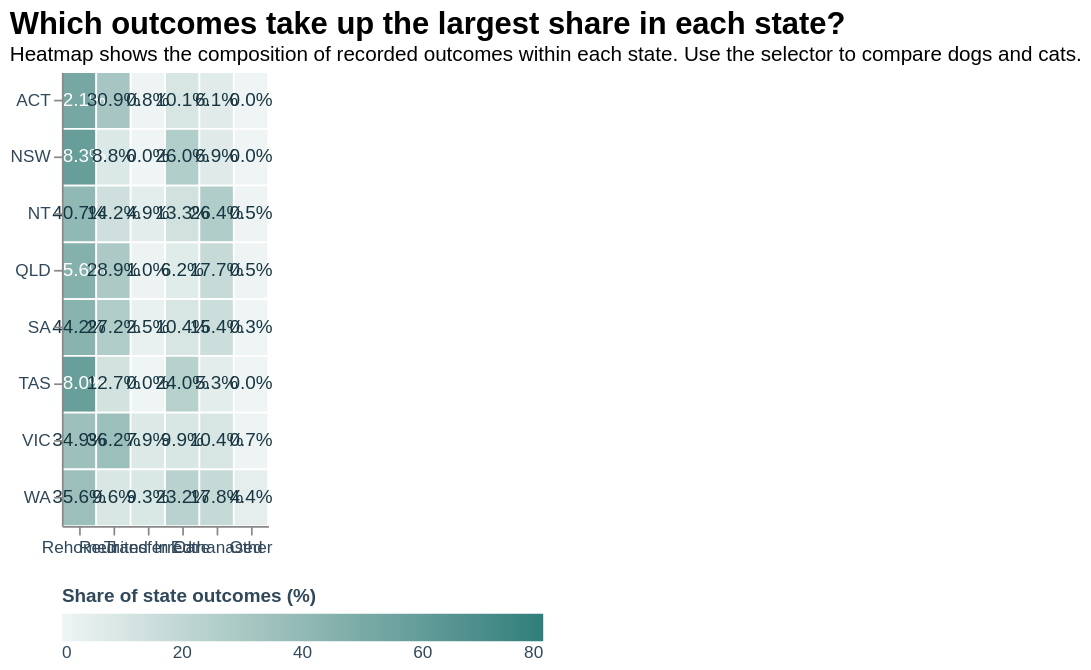

Express this chart as Vega-Lite.
### Vega-Lite specification from a JSON file in a GitHub repository (floating-point values rounded to 4 significant figures)
{"$schema": "https://vega.github.io/schema/vega-lite/v5.json", "width": "container", "height": 390, "data": {"values": [{"state": "ACT", "species": "Dog", "outcome_group": "Rehomed", "count": 310, "share_pct": 52.1, "share_label": "52.1%"}, {"state": "ACT", "species": "Dog", "outcome_group": "Reunited", "count": 184, "share_pct": 30.9, "share_label": "30.9%"}, {"state": "ACT", "species": "Dog", "outcome_group": "Transferred", "count": 5, "share_pct": 0.8, "share_label": "0.8%"}, {"state": "ACT", "species": "Dog", "outcome_group": "In Care", "count": 60, "share_pct": 10.1, "share_label": "10.1%"}, {"state": "ACT", "species": "Dog", "outcome_group": "Euthanased", "count": 36, "share_pct": 6.1, "share_label": "6.1%"}, {"state": "ACT", "species": "Dog", "outcome_group": "Other", "count": 0, "share_pct": 0.0, "share_label": "0.0%"}, {"state": "ACT", "species": "Cat", "outcome_group": "Rehomed", "count": 1433, "share_pct": 74.1, "share_label": "74.1%"}, {"state": "ACT", "species": "Cat", "outcome_group": "Reunited", "count": 153, "share_pct": 7.9, "share_label": "7.9%"}, {"state": "ACT", "species": "Cat", "outcome_group": "Transferred", "count": 2, "share_pct": 0.1, "share_label": "0.1%"}, {"state": "ACT", "species": "Cat", "outcome_group": "In Care", "count": 171, "share_pct": 8.8, "share_label": "8.8%"}, {"state": "ACT", "species": "Cat", "outcome_group": "Euthanased", "count": 151, "share_pct": 7.8, "share_label": "7.8%"}, {"state": "ACT", "species": "Cat", "outcome_group": "Other", "count": 25, "share_pct": 1.3, "share_label": "1.3%"}, {"state": "NSW", "species": "Dog", "outcome_group": "Rehomed", "count": 119, "share_pct": 58.3, "share_label": "58.3%"}, {"state": "NSW", "species": "Dog", "outcome_group": "Reunited", "count": 18, "share_pct": 8.8, "share_label": "8.8%"}, {"state": "NSW", "species": "Dog", "outcome_group": "Transferred", "count": 0, "share_pct": 0.0, "share_label": "0.0%"}, {"state": "NSW", "species": "Dog", "outcome_group": "In Care", "count": 53, "share_pct": 26.0, "share_label": "26.0%"}, {"state": "NSW", "species": "Dog", "outcome_group": "Euthanased", "count": 14, "share_pct": 6.9, "share_label": "6.9%"}, {"state": "NSW", "species": "Dog", "outcome_group": "Other", "count": 0, "share_pct": 0.0, "share_label": "0.0%"}, {"state": "NSW", "species": "Cat", "outcome_group": "Rehomed", "count": 186, "share_pct": 71.8, "share_label": "71.8%"}, {"state": "NSW", "species": "Cat", "outcome_group": "Reunited", "count": 1, "share_pct": 0.4, "share_label": "0.4%"}, {"state": "NSW", "species": "Cat", "outcome_group": "Transferred", "count": 2, "share_pct": 0.8, "share_label": "0.8%"}, {"state": "NSW", "species": "Cat", "outcome_group": "In Care", "count": 58, "share_pct": 22.4, "share_label": "22.4%"}, {"state": "NSW", "species": "Cat", "outcome_group": "Euthanased", "count": 9, "share_pct": 3.5, "share_label": "3.5%"}, {"state": "NSW", "species": "Cat", "outcome_group": "Other", "count": 3, "share_pct": 1.2, "share_label": "1.2%"}, {"state": "NT", "species": "Dog", "outcome_group": "Rehomed", "count": 1350, "share_pct": 40.7, "share_label": "40.7%"}, {"state": "NT", "species": "Dog", "outcome_group": "Reunited", "count": 472, "share_pct": 14.2, "share_label": "14.2%"}, {"state": "NT", "species": "Dog", "outcome_group": "Transferred", "count": 162, "share_pct": 4.9, "share_label": "4.9%"}, {"state": "NT", "species": "Dog", "outcome_group": "In Care", "count": 442, "share_pct": 13.3, "share_label": "13.3%"}, {"state": "NT", "species": "Dog", "outcome_group": "Euthanased", "count": 878, "share_pct": 26.4, "share_label": "26.4%"}, {"state": "NT", "species": "Dog", "outcome_group": "Other", "count": 16, "share_pct": 0.5, "share_label": "0.5%"}, {"state": "NT", "species": "Cat", "outcome_group": "Rehomed", "count": 3863, "share_pct": 58.3, "share_label": "58.3%"}, {"state": "NT", "species": "Cat", "outcome_group": "Reunited", "count": 238, "share_pct": 3.6, "share_label": "3.6%"}, {"state": "NT", "species": "Cat", "outcome_group": "Transferred", "count": 40, "share_pct": 0.6, "share_label": "0.6%"}, {"state": "NT", "species": "Cat", "outcome_group": "In Care", "count": 607, "share_pct": 9.2, "share_label": "9.2%"}, {"state": "NT", "species": "Cat", "outcome_group": "Euthanased", "count": 1768, "share_pct": 26.7, "share_label": "26.7%"}, {"state": "NT", "species": "Cat", "outcome_group": "Other", "count": 105, "share_pct": 1.6, "share_label": "1.6%"}, {"state": "QLD", "species": "Dog", "outcome_group": "Rehomed", "count": 2922, "share_pct": 45.6, "share_label": "45.6%"}, {"state": "QLD", "species": "Dog", "outcome_group": "Reunited", "count": 1851, "share_pct": 28.9, "share_label": "28.9%"}, {"state": "QLD", "species": "Dog", "outcome_group": "Transferred", "count": 63, "share_pct": 1.0, "share_label": "1.0%"}, {"state": "QLD", "species": "Dog", "outcome_group": "In Care", "count": 397, "share_pct": 6.2, "share_label": "6.2%"}, {"state": "QLD", "species": "Dog", "outcome_group": "Euthanased", "count": 1133, "share_pct": 17.7, "share_label": "17.7%"}, {"state": "QLD", "species": "Dog", "outcome_group": "Other", "count": 35, "share_pct": 0.5, "share_label": "0.5%"}, {"state": "QLD", "species": "Cat", "outcome_group": "Rehomed", "count": 4992, "share_pct": 62.3, "share_label": "62.3%"}, {"state": "QLD", "species": "Cat", "outcome_group": "Reunited", "count": 542, "share_pct": 6.8, "share_label": "6.8%"}, {"state": "QLD", "species": "Cat", "outcome_group": "Transferred", "count": 87, "share_pct": 1.1, "share_label": "1.1%"}, {"state": "QLD", "species": "Cat", "outcome_group": "In Care", "count": 543, "share_pct": 6.8, "share_label": "6.8%"}, {"state": "QLD", "species": "Cat", "outcome_group": "Euthanased", "count": 1772, "share_pct": 22.1, "share_label": "22.1%"}, {"state": "QLD", "species": "Cat", "outcome_group": "Other", "count": 83, "share_pct": 1.0, "share_label": "1.0%"}, {"state": "SA", "species": "Dog", "outcome_group": "Rehomed", "count": 867, "share_pct": 44.2, "share_label": "44.2%"}, {"state": "SA", "species": "Dog", "outcome_group": "Reunited", "count": 534, "share_pct": 27.2, "share_label": "27.2%"}, {"state": "SA", "species": "Dog", "outcome_group": "Transferred", "count": 49, "share_pct": 2.5, "share_label": "2.5%"}, {"state": "SA", "species": "Dog", "outcome_group": "In Care", "count": 204, "share_pct": 10.4, "share_label": "10.4%"}, {"state": "SA", "species": "Dog", "outcome_group": "Euthanased", "count": 303, "share_pct": 15.4, "share_label": "15.4%"}, {"state": "SA", "species": "Dog", "outcome_group": "Other", "count": 6, "share_pct": 0.3, "share_label": "0.3%"}, {"state": "SA", "species": "Cat", "outcome_group": "Rehomed", "count": 2191, "share_pct": 65.3, "share_label": "65.3%"}, {"state": "SA", "species": "Cat", "outcome_group": "Reunited", "count": 168, "share_pct": 5.0, "share_label": "5.0%"}, {"state": "SA", "species": "Cat", "outcome_group": "Transferred", "count": 58, "share_pct": 1.7, "share_label": "1.7%"}, {"state": "SA", "species": "Cat", "outcome_group": "In Care", "count": 251, "share_pct": 7.5, "share_label": "7.5%"}, {"state": "SA", "species": "Cat", "outcome_group": "Euthanased", "count": 663, "share_pct": 19.8, "share_label": "19.8%"}, {"state": "SA", "species": "Cat", "outcome_group": "Other", "count": 24, "share_pct": 0.7, "share_label": "0.7%"}, {"state": "TAS", "species": "Dog", "outcome_group": "Rehomed", "count": 220, "share_pct": 58.0, "share_label": "58.0%"}, {"state": "TAS", "species": "Dog", "outcome_group": "Reunited", "count": 48, "share_pct": 12.7, "share_label": "12.7%"}, {"state": "TAS", "species": "Dog", "outcome_group": "Transferred", "count": 0, "share_pct": 0.0, "share_label": "0.0%"}, {"state": "TAS", "species": "Dog", "outcome_group": "In Care", "count": 91, "share_pct": 24.0, "share_label": "24.0%"}, {"state": "TAS", "species": "Dog", "outcome_group": "Euthanased", "count": 20, "share_pct": 5.3, "share_label": "5.3%"}, {"state": "TAS", "species": "Dog", "outcome_group": "Other", "count": 0, "share_pct": 0.0, "share_label": "0.0%"}, {"state": "TAS", "species": "Cat", "outcome_group": "Rehomed", "count": 488, "share_pct": 69.7, "share_label": "69.7%"}, {"state": "TAS", "species": "Cat", "outcome_group": "Reunited", "count": 22, "share_pct": 3.1, "share_label": "3.1%"}, {"state": "TAS", "species": "Cat", "outcome_group": "Transferred", "count": 0, "share_pct": 0.0, "share_label": "0.0%"}, {"state": "TAS", "species": "Cat", "outcome_group": "In Care", "count": 73, "share_pct": 10.4, "share_label": "10.4%"}, {"state": "TAS", "species": "Cat", "outcome_group": "Euthanased", "count": 109, "share_pct": 15.6, "share_label": "15.6%"}, {"state": "TAS", "species": "Cat", "outcome_group": "Other", "count": 8, "share_pct": 1.1, "share_label": "1.1%"}, {"state": "VIC", "species": "Dog", "outcome_group": "Rehomed", "count": 704, "share_pct": 34.9, "share_label": "34.9%"}, {"state": "VIC", "species": "Dog", "outcome_group": "Reunited", "count": 729, "share_pct": 36.2, "share_label": "36.2%"}, {"state": "VIC", "species": "Dog", "outcome_group": "Transferred", "count": 159, "share_pct": 7.9, "share_label": "7.9%"}, {"state": "VIC", "species": "Dog", "outcome_group": "In Care", "count": 199, "share_pct": 9.9, "share_label": "9.9%"}, {"state": "VIC", "species": "Dog", "outcome_group": "Euthanased", "count": 210, "share_pct": 10.4, "share_label": "10.4%"}, {"state": "VIC", "species": "Dog", "outcome_group": "Other", "count": 14, "share_pct": 0.7, "share_label": "0.7%"}, {"state": "VIC", "species": "Cat", "outcome_group": "Rehomed", "count": 2688, "share_pct": 70.2, "share_label": "70.2%"}, {"state": "VIC", "species": "Cat", "outcome_group": "Reunited", "count": 196, "share_pct": 5.1, "share_label": "5.1%"}, {"state": "VIC", "species": "Cat", "outcome_group": "Transferred", "count": 81, "share_pct": 2.1, "share_label": "2.1%"}, {"state": "VIC", "species": "Cat", "outcome_group": "In Care", "count": 344, "share_pct": 9.0, "share_label": "9.0%"}, {"state": "VIC", "species": "Cat", "outcome_group": "Euthanased", "count": 471, "share_pct": 12.3, "share_label": "12.3%"}, {"state": "VIC", "species": "Cat", "outcome_group": "Other", "count": 50, "share_pct": 1.3, "share_label": "1.3%"}, {"state": "WA", "species": "Dog", "outcome_group": "Rehomed", "count": 347, "share_pct": 35.6, "share_label": "35.6%"}, {"state": "WA", "species": "Dog", "outcome_group": "Reunited", "count": 94, "share_pct": 9.6, "share_label": "9.6%"}, {"state": "WA", "species": "Dog", "outcome_group": "Transferred", "count": 91, "share_pct": 9.3, "share_label": "9.3%"}, {"state": "WA", "species": "Dog", "outcome_group": "In Care", "count": 226, "share_pct": 23.2, "share_label": "23.2%"}, {"state": "WA", "species": "Dog", "outcome_group": "Euthanased", "count": 174, "share_pct": 17.8, "share_label": "17.8%"}, {"state": "WA", "species": "Dog", "outcome_group": "Other", "count": 43, "share_pct": 4.4, "share_label": "4.4%"}, {"state": "WA", "species": "Cat", "outcome_group": "Rehomed", "count": 604, "share_pct": 65.7, "share_label": "65.7%"}, {"state": "WA", "species": "Cat", "outcome_group": "Reunited", "count": 40, "share_pct": 4.3, "share_label": "4.3%"}, {"state": "WA", "species": "Cat", "outcome_group": "Transferred", "count": 28, "share_pct": 3.0, "share_label": "3.0%"}, {"state": "WA", "species": "Cat", "outcome_group": "In Care", "count": 81, "share_pct": 8.8, "share_label": "8.8%"}, {"state": "WA", "species": "Cat", "outcome_group": "Euthanased", "count": 146, "share_pct": 15.9, "share_label": "15.9%"}, {"state": "WA", "species": "Cat", "outcome_group": "Other", "count": 21, "share_pct": 2.3, "share_label": "2.3%"}]}, "params": [{"name": "speciesFilter", "value": "Dog", "bind": {"input": "select", "options": ["Dog", "Cat"], "labels": ["Dogs", "Cats"], "name": "Species: "}}], "transform": [{"filter": "datum.species == speciesFilter"}, {"calculate": "datum.share_pct >= 35 ? 'white' : '#173042'", "as": "labelColor"}], "title": {"text": "Which outcomes take up the largest share in each state?", "subtitle": "Heatmap shows the composition of recorded outcomes within each state. Use the selector to compare dogs and cats.", "anchor": "start", "font": "Helvetica, Arial, sans-serif", "subtitleFont": "Helvetica, Arial, sans-serif", "fontSize": 18, "subtitleFontSize": 12}, "layer": [{"mark": {"type": "rect", "stroke": "white", "strokeWidth": 1}, "encoding": {"color": {"field": "share_pct", "type": "quantitative", "title": "Share of state outcomes (%)", "scale": {"domain": [0, 80], "range": ["#eff5f4", "#2e7f7c"]}, "legend": {"orient": "bottom", "gradientLength": 280, "format": ".0f"}}, "tooltip": [{"field": "state", "type": "nominal", "title": "State"}, {"field": "species", "type": "nominal", "title": "Species"}, {"field": "outcome_group", "type": "nominal", "title": "Outcome"}, {"field": "count", "type": "quantitative", "title": "Count", "format": ","}, {"field": "share_pct", "type": "quantitative", "title": "Share", "format": ".1f"}]}}, {"mark": {"type": "text", "font": "Helvetica, Arial, sans-serif", "fontSize": 11, "baseline": "middle"}, "encoding": {"text": {"field": "share_label", "type": "nominal"}, "color": {"condition": {"test": "datum.share_pct >= 45", "value": "#ffffff"}, "value": "#173642"}}}], "config": {"font": "Helvetica, Arial, sans-serif", "view": {"stroke": null}, "axis": {"labelFont": "Helvetica, Arial, sans-serif", "titleFont": "Helvetica, Arial, sans-serif", "labelColor": "#30485a", "titleColor": "#30485a", "gridColor": "#d6dfde"}, "legend": {"labelFont": "Helvetica, Arial, sans-serif", "titleFont": "Helvetica, Arial, sans-serif", "labelColor": "#30485a", "titleColor": "#30485a"}, "title": {"font": "Helvetica, Arial, sans-serif", "subtitleFont": "Helvetica, Arial, sans-serif"}}, "autosize": {"type": "fit-x", "contains": "padding", "resize": true}, "encoding": {"x": {"field": "outcome_group", "type": "ordinal", "sort": ["Rehomed", "Reunited", "Transferred", "In Care", "Euthanased", "Other"], "title": null, "axis": {"labelAngle": 0, "labelLimit": 120}}, "y": {"field": "state", "type": "ordinal", "sort": ["ACT", "NSW", "NT", "QLD", "SA", "TAS", "VIC", "WA"], "title": null}}, "resolve": {"scale": {"color": "independent"}}}
